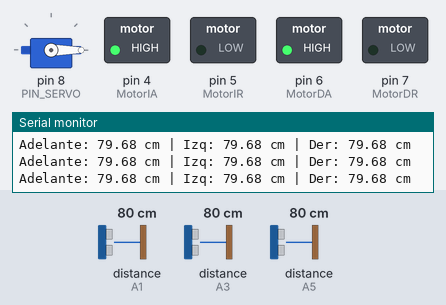
The sketch below on a simulated Arduino Uno, built with avr-gcc and run on an emulated ATmega328P. On the bench: servo, switched loads named in the sketch (green lamp = pin HIGH), the last lines printed to the serial monitor. Wiring (inferred from the names in the program): 3 × ultrasonic range finder: trigger A0, echo A1 / trigger A2, echo A3 / trigger A4, echo A5. Dashed ring = blinking. Inputs (shaded band) come from the test bench; at power-on: distance to the obstacle (sensors on A1, A3, A5) 80 cm. The echo pulse lasts 58.3 µs per cm; pins used as bus, display or sensor lines are not drawn.

Above: at 2.2 s.
2.3 s: distance to the obstacle (sensor on A1) set to 7 cm
3.8 s: distance to the obstacle (sensor on A1) set to 4 cm
At 4.59 s:
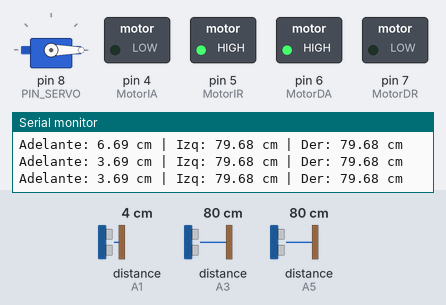
6.8 s: distance to the obstacle (sensor on A3) set to 7 cm
9.8 s: distance to the obstacle (sensor on A3) set to 4 cm
At 10.35 s:
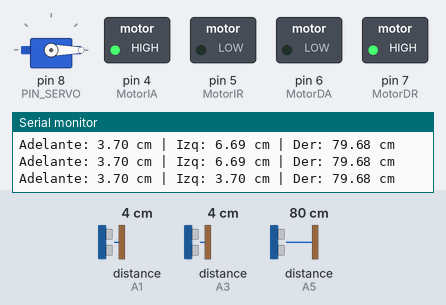
12.8 s: distance to the obstacle (sensor on A5) set to 7 cm
15.8 s: distance to the obstacle (sensor on A5) set to 4 cm
At 17.1 s:
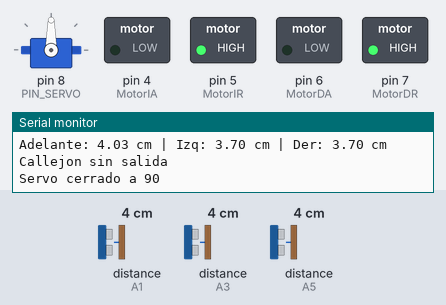
At 17.8 s:
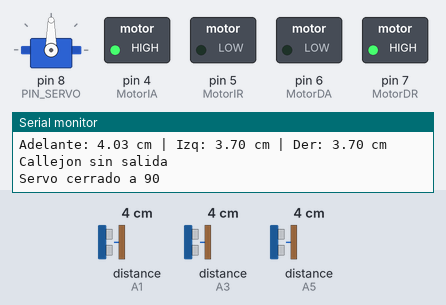
Timing chart, 0 to 19.8 s (numbered marks = the images above; inputs shaded):
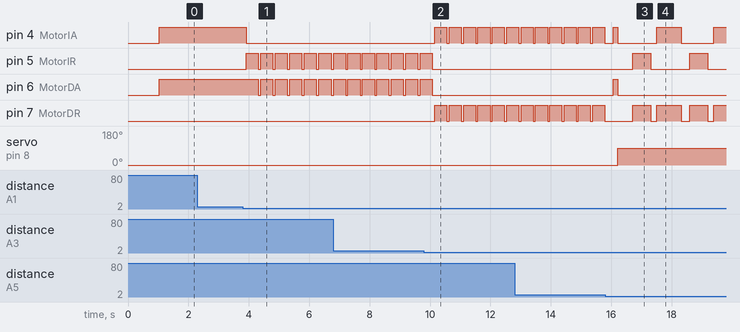

Measured:
- the behaviour switches between 6 and 5 cm on distance to the obstacle (sensor on A1) (found by bisection; images 0 and 1)
- the behaviour switches between 6 and 5 cm on distance to the obstacle (sensor on A3) (found by bisection; images 1 and 2)
- the behaviour switches between 6 and 5 cm on distance to the obstacle (sensor on A5) (found by bisection; images 2 and 3)
- after the input at 3.8 s, pin 4 (MotorIA): HIGH → LOW after 0.11 s; pin 5 (MotorIR): alternates HIGH for 0.40 s and LOW for 0.08 s, starting after 0.11 s; pin 6 (MotorDA): alternates HIGH for 0.40 s and LOW for 0.08 s, starting after 0.51 s
- after the input at 9.8 s, pin 4 (MotorIA), pin 7 (MotorDR): alternates HIGH for 0.40 s and LOW for 0.08 s, starting after 0.35 s; pin 5 (MotorIR), pin 6 (MotorDA): goes on until 10.1 s, then stays LOW
- after the input at 15.8 s, pin 5 (MotorIR): alternates HIGH for 0.60 s and LOW for 1.3 s, starting after 0.91 s; pin 6 (MotorDA): LOW → HIGH after 0.26 s, → LOW 0.15 s later; servo on pin 8 (PIN_SERVO): 0° → 90° after 0.41 s

The sketch:

labyrinthTest.ino
```cpp
#include <Servo.h>

const int TRIG_ADELANTE = A0;
const int ECHO_ADELANTE = A1;
const int TRIG_IZQ      = A2;
const int ECHO_IZQ      = A3;
const int TRIG_DER      = A4;
const int ECHO_DER      = A5;

const int MotorIA = 4;
const int MotorIR = 5;

const int MotorDA = 6;
const int MotorDR = 7;

const int TIEMPO_AVANCE    = 150;  // ms que avanza antes de cerrar el servo (calibrar)
const int TIEMPO_RETROCESO = 600;  // ms que retrocede para salir del callejón (calibrar)

const int PIN_SERVO = 8;
Servo servo;

// ---------------- AJUSTES ----------------
const int DISTANCIA_PARED = 5;
// const int VELOCIDAD_MAX = 255; considerar velocidades luego
// const int VELOCIDAD_MIN = 70; considerar velocidades luego
const int TIEMPO_GIRO     = 400;   // ms para girar 90 grados (calibrar)

bool servoCerrado = false;

// ---------------- MOVIMIENTOS ----------------
void adelante() {
  digitalWrite(MotorIA, HIGH); digitalWrite(MotorIR, LOW);
  digitalWrite(MotorDA, HIGH); digitalWrite(MotorDR, LOW);
}

void detener() {
  digitalWrite(MotorIA, LOW); digitalWrite(MotorIR, LOW);
  digitalWrite(MotorDA, LOW); digitalWrite(MotorDR, LOW);
}

void girarDerecha() {
  digitalWrite(MotorIA, HIGH); digitalWrite(MotorIR, LOW);   // izquierdo adelante
  digitalWrite(MotorDA, LOW);  digitalWrite(MotorDR, HIGH);  // derecho atras
  delay(TIEMPO_GIRO);
  detener();
}

void girarIzquierda() {
  digitalWrite(MotorIA, LOW);  digitalWrite(MotorIR, HIGH);  // izquierdo atras
  digitalWrite(MotorDA, HIGH); digitalWrite(MotorDR, LOW);   // derecho adelante
  delay(TIEMPO_GIRO);
  detener();
}

void retroceder() {
  digitalWrite(MotorIA, LOW); digitalWrite(MotorIR, HIGH);
  digitalWrite(MotorDA, LOW); digitalWrite(MotorDR, HIGH);
}

float medirDistancia(int trigPin, int echoPin) {
  digitalWrite(trigPin, LOW);
  delayMicroseconds(2);
  digitalWrite(trigPin, HIGH);
  delayMicroseconds(10);
  digitalWrite(trigPin, LOW);

  long duracion = pulseIn(echoPin, HIGH, 30000);
  if (duracion == 0) return 999;   // sin eco = camino libre

  return duracion * 0.0343 / 2;    // arreglo para el ultrasónico
}

void setup() {

  pinMode(TRIG_ADELANTE, OUTPUT); pinMode(ECHO_ADELANTE, INPUT);
  pinMode(TRIG_IZQ, OUTPUT);      pinMode(ECHO_IZQ, INPUT);
  pinMode(TRIG_DER, OUTPUT);      pinMode(ECHO_DER, INPUT);

  pinMode(MotorIA, OUTPUT);
  pinMode(MotorIR, OUTPUT);
  pinMode(MotorDA, OUTPUT);
  pinMode(MotorDR, OUTPUT);

  servo.attach(PIN_SERVO);
  servo.write(0);   // posicion inicial (abierto)
  detener();
  delay(1000);

    Serial.begin(9600);

  Serial.println("Good to gooooo");
}

void loop() {

  // Medir con pausas cortas para que los ecos no se crucen
  float dAdelante = medirDistancia(TRIG_ADELANTE, ECHO_ADELANTE);
  delay(10);
  float dIzq = medirDistancia(TRIG_IZQ, ECHO_IZQ);
  delay(10);
  float dDer = medirDistancia(TRIG_DER, ECHO_DER);

  bool paredAdelante = dAdelante < DISTANCIA_PARED;
  bool paredIzq      = dIzq      < DISTANCIA_PARED;
  bool paredDer      = dDer      < DISTANCIA_PARED;

  Serial.print("Adelante: "); Serial.print(dAdelante); Serial.print(" cm");
  Serial.print(" | Izq: ");   Serial.print(dIzq);      Serial.print(" cm");
  Serial.print(" | Der: ");   Serial.print(dDer);      Serial.println(" cm");

      if (paredAdelante && paredIzq && paredDer) {
    Serial.println("Callejon sin salida");
    detener();
    delay(200);

    if (!servoCerrado) {
      // Avanzar un poco y cerrar el servo (solo la primera vez)
      adelante();
      delay(TIEMPO_AVANCE);
      detener();
      servo.write(90);
      servoCerrado = true;
      Serial.println("Servo cerrado a 90");
      delay(500);   // dar tiempo al servo de llegar
    }

    // Retroceder para salir del callejón
    retroceder();
    delay(TIEMPO_RETROCESO);
    detener();
    delay(200);

    // Dar media vuelta (180°) para regresar al camino
    girarDerecha();
    girarDerecha();
  }

  else if (paredIzq && !paredAdelante && !paredDer) {
    girarDerecha();
  }
  else if (paredAdelante && paredIzq && !paredDer) {
    // Esquina: pared adelante e izquierda -> girar a la derecha
    girarDerecha();
  }
  else if (paredAdelante && !paredIzq) {
    girarIzquierda();
  }
  else {
    adelante();
  }

  delay(50);
}
```

leer_dos_colores.cpp
```cpp
#include <Wire.h>
#include <Adafruit_GFX.h>
#include <Adafruit_SSD1306.h>
#include "Adafruit_TCS34725.h"

// - Configuración para la pantalla OLED y multiplexor -
#define SCREEN_WIDTH 128
#define SCREEN_HEIGHT 64
#define OLED_RESET -1
#define OLED_ADDRESS 0x3C
#define TCA_ADDR 0x70

Adafruit_SSD1306 display(
  SCREEN_WIDTH,
  SCREEN_HEIGHT,
  &Wire,
  OLED_RESET
);

// - Dos sensores de color TCS34725 en el multiplexor -
Adafruit_TCS34725 tcs1 = Adafruit_TCS34725(TCS34725_INTEGRATIONTIME_50MS, TCS34725_GAIN_4X);
Adafruit_TCS34725 tcs2 = Adafruit_TCS34725(TCS34725_INTEGRATIONTIME_50MS, TCS34725_GAIN_4X);

// Definición del tipo de dato movida arriba para evitar el error del preprocesador
enum DominantChannel { RED_DOMINANT, GREEN_DOMINANT, BLUE_DOMINANT };

// Calibra este valor con tu sensor
const uint16_t BLACK_CLEAR_MAX = 300;   // clear por debajo de esto = negro

// Umbral para separar rojo de naranja (calibrado con tus lecturas)
// Rojo da ~0.06-0.08, naranja da ~0.24-0.28
const float ORANGE_MIN_RATIO = 0.16;    // (G - B) / R

// --- NUEVO: Umbrales para separar verde de amarillo cuando domina el verde ---
// Tus lecturas de verde: R/G = 0.57 - 0.79, B/G = 0.51 - 0.60
// El amarillo real tiene mucho rojo Y poco azul.
const float YELLOW_RG_STRONG = 0.85;    // R/G mayor a esto = amarillo seguro
const float YELLOW_RG_WEAK   = 0.75;    // R/G entre WEAK y STRONG = amarillo solo si hay poco azul
const float YELLOW_BG_MAX    = 0.50;    // B/G menor a esto = poco azul (típico del amarillo)

// Función para seleccionar el canal del multiplexor PCA9548A
void tcaselect(uint8_t i) {
  if (i > 7) return;
  Wire.beginTransmission(TCA_ADDR);
  Wire.write(1 << i);
  Wire.endTransmission();
}

DominantChannel get_dominant_channel(float red_value, float green_value, float blue_value) {
  if (red_value >= green_value && red_value >= blue_value) return RED_DOMINANT;
  if (green_value >= red_value && green_value >= blue_value) return GREEN_DOMINANT;
  return BLUE_DOMINANT;
}

const char* classify_red(float red_value, float green_value, float blue_value) {
  if (blue_value > 0.4 * red_value && blue_value > 0.6 * green_value) return "Pink";
  if (green_value > 0.7 * red_value) return "Yellow";

  // Qué tanto sobresale el verde sobre el azul, relativo al rojo
  float orange_ratio = (green_value - blue_value) / red_value;
  if (orange_ratio > ORANGE_MIN_RATIO) return "Orange";

  return "Red";
}

// --- MODIFICADO: ahora usa rojo Y azul para decidir entre verde y amarillo ---
const char* classify_green(float red_value, float green_value, float blue_value) {
  float rg = red_value  / green_value;   // cuánto rojo hay respecto al verde
  float bg = blue_value / green_value;   // cuánto azul hay respecto al verde

  // Amarillo claro: casi tanto rojo como verde
  if (rg > YELLOW_RG_STRONG) return "Yellow";

  // Zona dudosa: solo es amarillo si además tiene poco azul
  if (rg > YELLOW_RG_WEAK && bg < YELLOW_BG_MAX) return "Yellow";

  if (blue_value > 0.75 * green_value) return "Cyan";
  return "Green";
}

const char* classify_blue(float red_value, float green_value, float blue_value) {
  if (red_value > 0.75 * blue_value) return "Purple / Magenta";
  if (green_value > 0.75 * blue_value) return "Cyan";
  return "Blue";
}

const char* get_color_name(float red_value, float green_value, float blue_value, uint16_t clear_value) {
  float highest_channel = max(red_value, max(green_value, blue_value));
  float lowest_channel  = min(red_value, min(green_value, blue_value));
  float channel_spread  = highest_channel - lowest_channel;

  if (clear_value < BLACK_CLEAR_MAX) return "Black / Dark";
  if (channel_spread < 45) return "White";

  switch (get_dominant_channel(red_value, green_value, blue_value)) {
    case RED_DOMINANT:   return classify_red(red_value, green_value, blue_value);
    case GREEN_DOMINANT: return classify_green(red_value, green_value, blue_value);
    case BLUE_DOMINANT:  return classify_blue(red_value, green_value, blue_value);
  }
  return "Unknown";
}

void read_color(Adafruit_TCS34725 &sensor, uint8_t canal, float* red, float* green, float* blue, uint16_t* clear) {
  tcaselect(canal);
  uint16_t raw_red, raw_green, raw_blue;

  sensor.setInterrupt(false);  // encender luz del sensor
  delay(60);                   // espera de lectura (50ms)
  sensor.getRawData(&raw_red, &raw_green, &raw_blue, clear);
  sensor.setInterrupt(true);   // apagar luz del sensor

  if (*clear == 0) {
    *red = 0; *green = 0; *blue = 0;
    return;
  }
  *red   = (float)raw_red   / *clear * 255.0;
  *green = (float)raw_green / *clear * 255.0;
  *blue  = (float)raw_blue  / *clear * 255.0;
}

// --- NUEVO: imprime valores y proporciones por serie para calibrar ---
void imprimirDebug(const char* etiqueta, const char* nombre, float r, float g, float b, uint16_t c) {
  Serial.print(etiqueta);
  Serial.print(F(" -> "));
  Serial.print(nombre);
  Serial.print(F("  R:")); Serial.print((int)r);
  Serial.print(F(" G:"));  Serial.print((int)g);
  Serial.print(F(" B:"));  Serial.print((int)b);
  Serial.print(F(" C:"));  Serial.print(c);
  if (g > 0) {
    Serial.print(F("  R/G:")); Serial.print(r / g, 2);
    Serial.print(F(" B/G:"));  Serial.print(b / g, 2);
  }
  Serial.println();
}

// - Funciones de la OLED (Canal 4) -
void mostrarOLED(const char* name1, float r1, float g1, float b1, const char* name2, float r2, float g2, float b2) {
  tcaselect(4); // Seleccionar canal de la OLED
  display.clearDisplay();
  display.setTextColor(SSD1306_WHITE);

  // Sensor 1 (Canal 2)
  display.setTextSize(1);
  display.setCursor(0, 0);
  display.print(F("S1(C2): ")); display.println(name1);
  display.setCursor(0, 9);
  display.print(F("R:")); display.print((int)r1);
  display.print(F(" G:")); display.print((int)g1);
  display.print(F(" B:")); display.print((int)b1);

  display.drawLine(0, 29, 127, 29, SSD1306_WHITE);

  // Sensor 2 (Canal 3)
  display.setCursor(0, 34);
  display.print(F("S2(C3): ")); display.println(name2);
  display.setCursor(0, 43);
  display.print(F("R:")); display.print((int)r2);
  display.print(F(" G:")); display.print((int)g2);
  display.print(F(" B:")); display.print((int)b2);

  display.display();
}

void mostrarErrorOLED(const __FlashStringHelper *mensaje) {
  tcaselect(4);
  display.clearDisplay();
  display.setTextColor(SSD1306_WHITE);
  display.setTextSize(1);
  display.setCursor(0, 20);
  display.println(F("ERROR:"));
  display.setCursor(0, 35);
  display.println(mensaje);
  display.display();
}

void setup() {
  Serial.begin(115200);
  Wire.begin();

  // Inicializar OLED en Canal 4
  tcaselect(4);
  if (!display.begin(SSD1306_SWITCHCAPVCC, OLED_ADDRESS)) {
    Serial.println(F("No se encontro OLED en canal 4"));
    while (true) { delay(100); }
  }

  display.clearDisplay();
  display.setTextColor(SSD1306_WHITE);
  display.setTextSize(1);
  display.setCursor(0, 20);
  display.println(F("Iniciando sensores..."));
  display.display();

  // Inicializar Sensor 1 en Canal 2
  tcaselect(2);
  if (tcs1.begin()) {
    Serial.println(F("Sensor 1 encontrado en canal 2"));
  } else {
    Serial.println(F("No se encontro Sensor 1"));
    mostrarErrorOLED(F("Falta Sensor 1 (C2)"));
    while (1) { delay(100); }
  }

  // Inicializar Sensor 2 en Canal 3
  tcaselect(3);
  if (tcs2.begin()) {
    Serial.println(F("Sensor 2 encontrado en canal 3"));
  } else {
    Serial.println(F("No se encontro Sensor 2"));
    mostrarErrorOLED(F("Falta Sensor 2 (C3)"));
    while (1) { delay(100); }
  }

  delay(500);
}

void loop() {
  float r1, g1, b1, r2, g2, b2;
  uint16_t clear1, clear2;

  // Leer Sensor 1 (Canal 2)
  read_color(tcs1, 2, &r1, &g1, &b1, &clear1);
  const char* name1 = get_color_name(r1, g1, b1, clear1);

  // Leer Sensor 2 (Canal 3)
  read_color(tcs2, 3, &r2, &g2, &b2, &clear2);
  const char* name2 = get_color_name(r2, g2, b2, clear2);

  // Imprimir por puerto serie (con valores y proporciones para calibrar)
  imprimirDebug("S1", name1, r1, g1, b1, clear1);
  imprimirDebug("S2", name2, r2, g2, b2, clear2);

  // Mostrar ambos en la OLED (Canal 4)
  mostrarOLED(name1, r1, g1, b1, name2, r2, g2, b2);

  delay(500);
}
```
